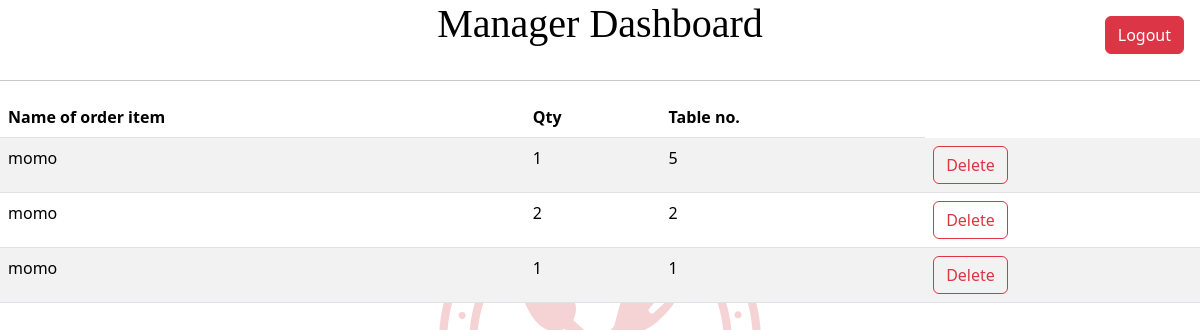
The app's page /orderlist/, older data.
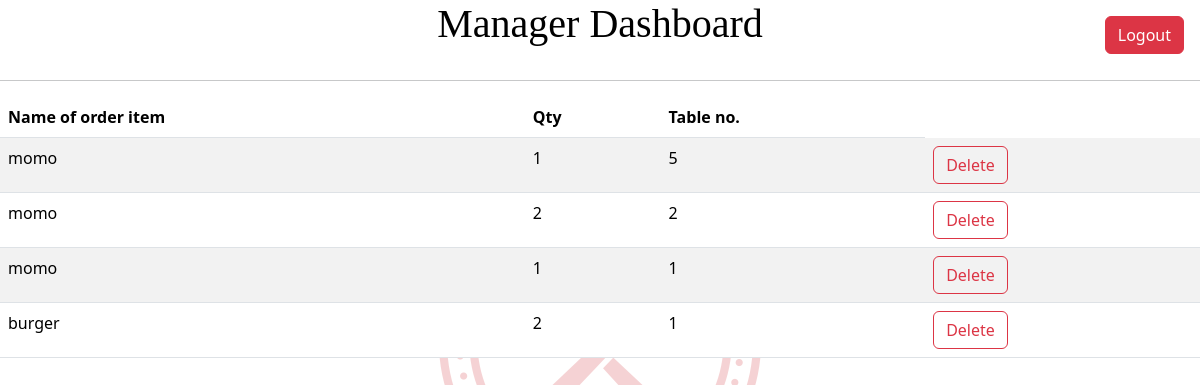
The same page, newer data.
### myapp/models.py (models this page shows, shortened)
class Order(models.Model):
    order_item=models.ForeignKey(Menu, on_delete=models.CASCADE)
    qty_of_order=models.IntegerField()
    table_number=models.IntegerField()

class Menu(models.Model):
    name=models.CharField(max_length=20)
    price=models.IntegerField()
    def __str__(self):
        return self.name

### myapp/views.py (the view)
# urls.py: path('orderlist/',views.OrderList.as_view(), name='indexoforder'),
class OrderList(ListView):
    model=Order
    context_object_name="order"
    template_name="resturant/order_list.html"

### myapp/templates/resturant/order_list.html (shortened to what this page needs)
{% extends "resturant/base.html" %}
{% block content %}
{% load static %}
<html>
    <head>
        <link href="https://cdn.jsdelivr.net/npm/bootstrap@5.3.3/dist/css/bootstrap.min.css" rel="stylesheet">
    </head>
    <body>
        <table class="table table-striped">
            <thead>
            <tr>
              <th scope="col">Name of order item</th>
              <th scope="col">Qty</th>
              <th scope="col">Table no.</th>
            </tr>
        </thead>
        <tbody>
        {% for o in order %}
            <div>
                <tr>
                    <td> {{ o.order_item }} </td>
                    <td>  {{ o.qty_of_order }} </td>
                    <td> {{ o.table_number }} </td>
               <td>  <form action="{% url 'myapp:order_delete' pk=o.pk%}" method="post" class="d-inline" onsubmit="return confirm('Are you sure you want to delete this item?')";>
                <input type="submit" class="btn btn-outline-danger "  value="Delete">
            </form>    </td>
            </div>
                {% endfor %}
        {% endblock %}

Row changes from the older to the newer data that the page shows:
added Order: order_item "burger", qty_of_order "2", table_number "1"
